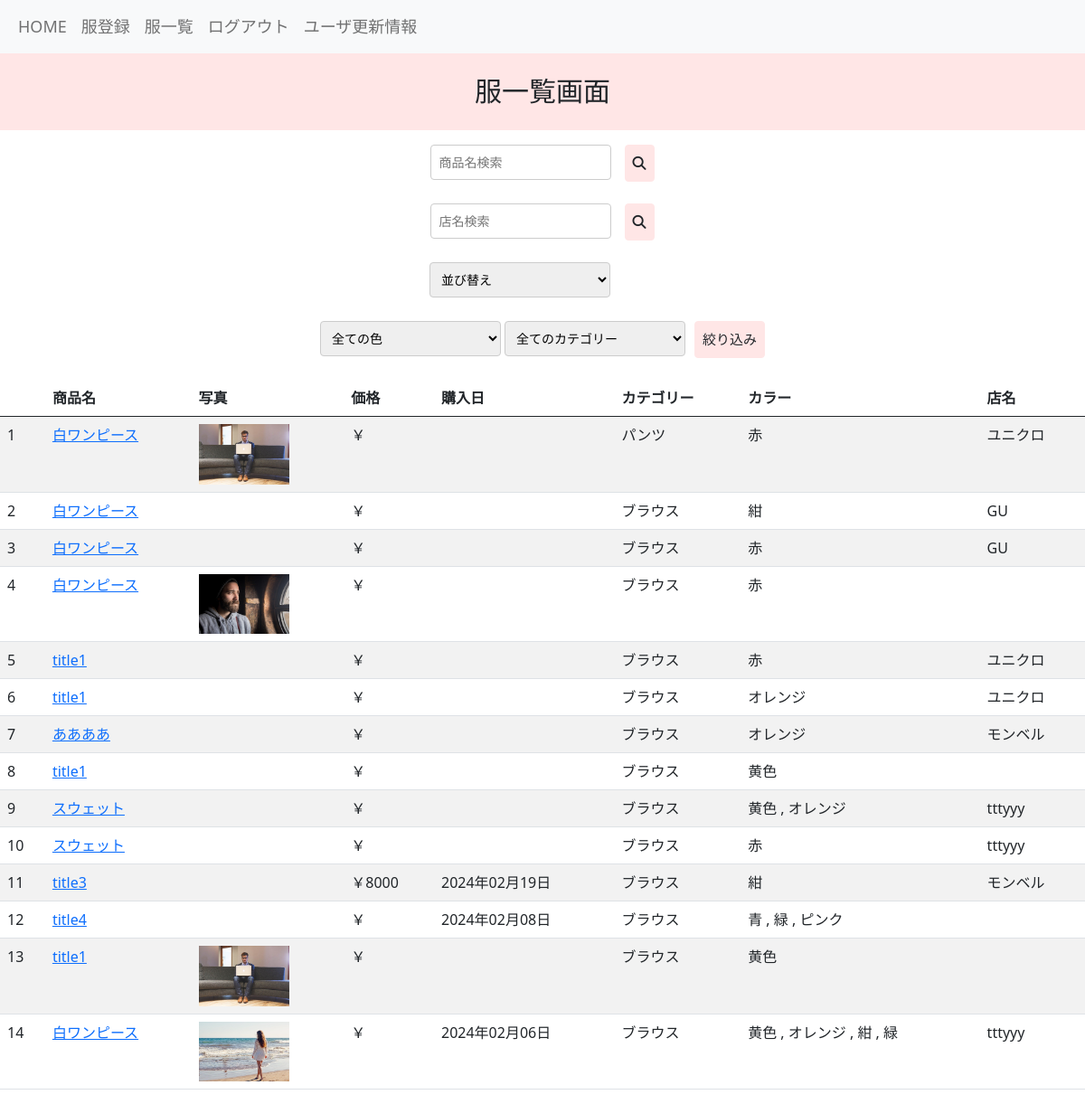
Page /boards/list_clothe (signed in) on the committed database.
### boards/models.py (models this page shows, shortened)
class Clothes(models.Model):
    title = models.CharField(max_length=255)
    picture = models.ImageField(upload_to='closet_project/media/', null=True, blank=True)
    price = models.IntegerField(default=0, null=True, blank=True)
    purchase_date = models.DateField(null=True,blank=True)
    user = models.ForeignKey(
        'accounts.Users', on_delete=models.CASCADE
    )
    category = models.ForeignKey(
        'Categories', on_delete=models.CASCADE
    )
    color = models.ManyToManyField(
        Colors, blank=True, through='Clothe_Colors', related_name='clothe'
    )
    store = models.CharField(max_length=255, default='')
    created_at = models.DateTimeField(auto_now_add=True)
    updated_at = models.DateTimeField(auto_now=True)
    objects = ClothesManager()
    class Meta:
        db_table = 'clothes'

class Categories(models.Model):
    BLOUSE = 'blouse'
    SHIRT = 'shirt'
    SWEAT = 'sweat'
    KNIT = 'knit'
    PANTS = 'pants'
    SKIRT = 'skirt'
    JACKET = 'jacket'
    CARDIGAN = 'cardigan'
    COAT = 'coat'
    DRESS = 'dress'
    SHOES = 'shoes'
    ACCESSORY = 'accessory'
    BAG = 'bag'
    category_name = models.CharField(max_length=255)
    created_at = models.DateTimeField(auto_now_add=True)
    updated_at = models.DateTimeField(auto_now=True)
    class Meta:
        db_table = 'categories'

class Colors(models.Model):
    PINK = 'pink'
    RED = 'red'
    ORANGE = 'orange'
    BROWN = 'brown'
    YELLOW = 'yellow'
    BLUE = 'blue'
    GREEN = 'green'
    BLACK = 'black'
    WHITE = 'white'
    color_name = models.CharField(max_length=10)
    created_at = models.DateTimeField(auto_now_add=True)
    updated_at = models.DateTimeField(auto_now=True)
    class Meta:
        db_table = 'colors'

### boards/views.py (the view)
# urls.py: path('list_clothe', views.list_clothe, name='list_clothe'),
@login_required
def list_clothe(request):
    sort_option = request.GET.get('sort', '')  # URL パラメーターからソートオプションを取得
    color = Colors.objects.all()
    category = Categories.objects.all()
    selected_color = request.GET.get('color')
    selected_category = request.GET.get('category')
    search_title = request.GET.get('search_title')
    search_store = request.GET.get('search_store')
    clothe = Clothes.objects.filter(user=request.user)
    if selected_color:
        clothe = clothe.filter(color__color_name=selected_color)
    if selected_category:
        clothe = clothe.filter(category__category_name=selected_category)
    if search_title:
        clothe = clothe.filter(title__icontains=search_title)
    if search_store:
        clothe = clothe.filter(store__icontains=search_store)
    if sort_option == 'price_low':
        clothe = clothe.order_by('price')
    elif sort_option == 'price_high':
        clothe = clothe.order_by('-price')
    elif sort_option == 'date_new':
        clothe = clothe.order_by('-purchase_date')
    elif sort_option == 'date_old':
        clothe = clothe.order_by('purchase_date')
    return render(
        request, 'boards/list_clothe.html', context={
            'clothe': clothe,
            'color': color,
            'category': category,
            'selected_color': selected_color,
            'selected_category': selected_category,
            'search_title': search_title,
            'search_store': search_store,
        }
    )

### templates/boards/list_clothe.html (shortened to what this page needs)
{% extends "base.html" %}
{% block content %}
<p class="custom-paragraph">服一覧画面</p>
<div class="row justify-content-center">
  <div class="col-md-8">
  <form id="searchForm" method="GET" class="text-center mb-3 form-element">
    <input type="text" name="search_title" id="search_title" placeholder="商品名検索">
    <button type="submit" class="btn custom-btn"><i class="fas fa-search"></i></button>
  </form>
  <form id="searchStoreForm" method="GET" class="text-center mb-3 form-element">
    <input type="text" name="search_store" id="search_store" placeholder="店名検索">
    <button type="submit" class="btn custom-btn"><i class="fas fa-search"></i></button>
  </form>
  <form id="sortForm" method="GET" class="text-center mb-3 form-element">
    <select name="sort" id="sort" onchange="submitSortForm()">
      <option value="">並び替え</option>
    </select>
  </form>
  <form id="filterForm" method="GET" class="text-center mb-3 form-element">
    <select name="color" id="color">
        <option value="">全ての色</option>
    </select>
    <select name="category" id="category" >
        <option value="">全てのカテゴリー</option>
      <input type="submit" value="絞り込み" class="btn custom-btn">
    </select>
  </form>
  </div>
</div>
   <table class="table table-striped table-hover">
    <thead>
      <tr>
        <th></th>
        <th>商品名</th>
        <th>写真</th>
        <th>価格</th>
        <th>購入日</th>
        <th>カテゴリー</th>
        <th>カラー</th>
        <th>店名</th>
      </tr>
    </thead>
    <tbody>
    {% for clothe in clothe %}
      <tr>
        <td>{{ forloop.counter }}</td>
        <td><a href="{% url 'boards:detail_clothe' pk=clothe.pk %}">{{ clothe.title }}</a></td>
        <td>
          {% if clothe.picture %}
          <img src="{{ clothe.picture.url }}" alt="{{ clothe.title }}" width="100">
          {% endif %}
        </td>
        <td>{{ "￥"|default_if_none:"" }}{{ clothe.price|default_if_none:"" }}</td>
        <td>{{ clothe.purchase_date|date:"Y年m月d日"|default_if_none:"" }}</td>
        <td>{{ clothe.category.category_name }}</td>
        <td>
          {% for color in clothe.color.all %}
            {{ color.color_name }}
            {% if not forloop.last %}, {% endif %}
          {% endfor %}
        </td>
        <td>{{ clothe.store }}</td>
      </tr>
        {% endfor %}
    </tbody>
  </table>
{% endblock %}

### templates/base.html (shortened to what this page needs)
<!DOCTYPE html>
{% load static %}
<html lang="ja">
  <head>
    <link href="https://cdn.jsdelivr.net/npm/bootstrap@5.0.2/dist/css/bootstrap.min.css" rel="stylesheet">
    <link rel="stylesheet" href="{% static 'css/style.css' %}">
    <link rel="stylesheet" href="https://cdnjs.cloudflare.com/ajax/libs/font-awesome/6.5.1/css/all.min.css">
  </head>
<body class="home-page">
  <nav class="navbar navbar-expand-lg navbar-light bg-light">
    <div class="container-fluid">
    <div class="collapse navbar-collapse" id="navbarNav">
        <ul class="navbar-nav ml-auto mr-3">
      <a class="nav-link" href="{% url 'accounts:home' %}">HOME</a>
          {% if user.is_authenticated %}
          <li class="nav-item">
            <a class="nav-link" href="{% url 'boards:create_clothe' %}">服登録</a>
          </li>
          <li class="nav-item">
            <a class="nav-link" href="{% url 'boards:list_clothe' %}">服一覧</a>
          </li>
          <li class="nav-item">
            <a class="nav-link" href="{% url 'accounts:user_logout' %}">ログアウト</a>
          </li>
          <li class="nav-item">
            <a class="nav-link" href="{% url 'accounts:user_edit' %}">ユーザ更新情報</a>
          </li>
          {% endif %}
        </ul>
      </div>
    </div>
  </nav>
  {% block content %}{% endblock %}
</body>
</html>

### static/css/style.css (style rules this page uses)
body { text-size-adjust: 100%; -webkit-text-size-adjust: 100%; }
.custom-paragraph { font-family: 'Arial', sans-serif; font-size: 30px; background-color: #ffe6e6; text-align: center; padding: 20px; line-height: 1.5; }
.custom-btn { background-color: #ffe6e6; border: 1px solid #ffe6e6; border-radius: 4px; padding: 8px; font-size: 15px; cursor: pointer; margin-left: 10px; }
#search, #search_title, #search_store { width: 200px; box-sizing: border-box; padding: 8px; font-size: 14px; border: 1px solid #ccc; border-radius: 4px; margin-bottom: 10px; }
#category, #color { width: 200px; box-sizing: border-box; padding: 8px; font-size: 14px; border: 1px solid #ccc; border-radius: 4px; margin-bottom: 10px; }
#sort { width: 200px; box-sizing: border-box; padding: 8px; font-size: 14px; border: 1px solid #ccc; border-radius: 4px; margin-bottom: 10px; margin-left: 50px; }

### templates/base.html (style rules this page uses)
.navbar-nav .nav-link, .navbar-brand { font-size: 18px; }

### templates/boards/list_clothe.html (style rules this page uses)
#sortForm { margin-right: 100px; }

### rows in the picture
Clothes: title "白ワンピース", picture (picture), value "￥", category.category_name "パンツ", store "ユニクロ"
Colors: color_name "赤"
Clothes: title "白ワンピース", value "￥", category.category_name "ブラウス", store "GU"
Colors: color_name "紺"
Clothes: title "白ワンピース", value "￥", category.category_name "ブラウス", store "GU"
Clothes: title "白ワンピース", picture (picture), value "￥", category.category_name "ブラウス"
Clothes: title "title1", value "￥", category.category_name "ブラウス", store "ユニクロ"
Clothes: title "title1", value "￥", category.category_name "ブラウス", store "ユニクロ"
Colors: color_name "オレンジ"
Clothes: title "ああああ", value "￥", category.category_name "ブラウス", store "モンベル"
Clothes: title "title1", value "￥", category.category_name "ブラウス"
Colors: color_name "黄色"
Clothes: title "スウェット", value "￥", category.category_name "ブラウス", store "tttyyy"
Clothes: title "スウェット", value "￥", category.category_name "ブラウス", store "tttyyy"
Clothes: title "title3", value "￥", price "8000", purchase_date "2024年02月19日", category.category_name "ブラウス", store "モンベル"
Clothes: title "title4", value "￥", purchase_date "2024年02月08日", category.category_name "ブラウス"
Colors: color_name "青"
Colors: color_name "緑"
Colors: color_name "ピンク"
Clothes: title "title1", picture (picture), value "￥", category.category_name "ブラウス"
Clothes: title "白ワンピース", picture (picture), value "￥", purchase_date "2024年02月06日", category.category_name "ブラウス", store "tttyyy"
